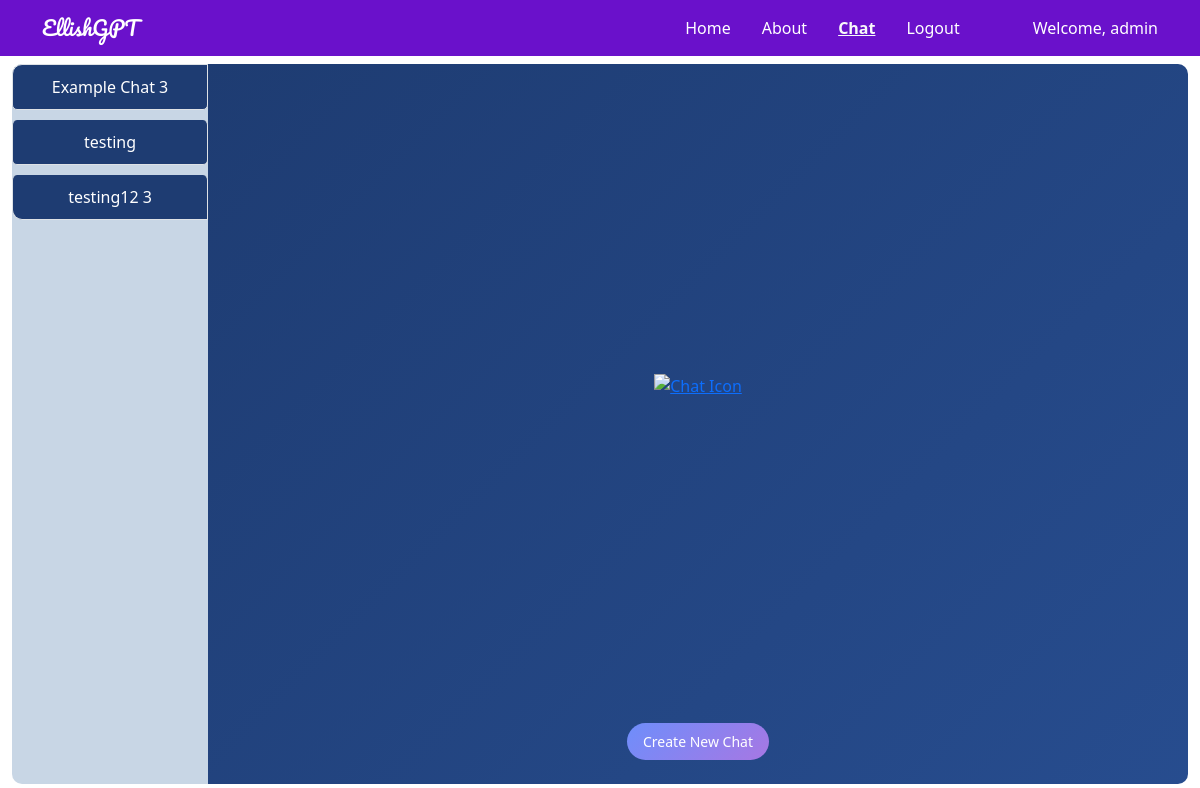
The page /chat (signed in) on the database its author committed.
### tables this page shows
CREATE TABLE users (
        userid INTEGER PRIMARY KEY,
        username TEXT NOT NULL UNIQUE,
        password TEXT NOT NULL
    );

CREATE TABLE chats (
        chat_id INTEGER PRIMARY KEY,
        user_id INTEGER,
        model_id INTEGER,
        title TEXT,
        chat TEXT,
        time DATETIME,
        model_name TEXT,
        FOREIGN KEY(user_id) REFERENCES users(userid),
        FOREIGN KEY(model_id) REFERENCES models(modelid)
    );

### genaiserver_wl_folder/flask_app.py (the view, shortened to what this page needs)
@app.route("/chat", methods=['GET', 'POST'])
@login_required
def chat():
    g.db = connect_db()
    username = session['username']
    cur = g.db.execute('SELECT userid FROM users WHERE username = ?', (username,))
    result = cur.fetchone()
    if result is None:
        flash("User not found.")
        return redirect(url_for('index'))
    user_id = result[0]
    cur = g.db.execute('SELECT modelid, modelname FROM models')
    models = [{'modelid': row[0], 'modelname': row[1]} for row in cur.fetchall()]
    cur2 = g.db.execute('SELECT * FROM chats WHERE user_id = ? ORDER BY time;', (user_id,))
    chats = [dict(time=row[5], chat=row[4], title=row[3], chat_id=row[0], model_name=row[6]) for row in cur2.fetchall()]
    g.db.close()
    return render_template("chat.html", app_data=app_data, chats=chats, models=models)

### genaiserver_wl_folder/flask_app.py (called while the page is built)
def connect_db():
    return sqlite3.connect('serverdatabase.db')

def login_required(f):
    @wraps(f)
    def wrap(*args, **kwargs):
        if 'logged_in' in session:
            return f(*args, **kwargs)
        else:
            flash('You need to login first.')
            return redirect(url_for('login'))
    return wrap

### templates/chat.html (shortened to what this page needs)
{% extends 'layout.html' %} {% block body %}
<div class="container-fluid">
    <div class="row" style="height: 90vh; overflow: hidden">
        <div class="col-md-2 d-flex align-items-stretch p-0">
            <div
                class="list-group sidebar d-flex flex-column justify-content-start w-100"
                style="height: 100%; border-radius: 10px 0 0 10px"
            >
                {% if chats %} {% for chat in chats %}
                <a
                    href="{{ url_for('open_chat', chat_id=chat.chat_id) }}"
                    class="list-group-item list-group-item-action sidebar-item"
                >
                    {{ chat.title }}
                </a>
                {% endfor %} {% else %}
                <p class="list-group-item">
                    No chats available. Start a new conversation!
                </p>
                {% endif %}
            </div>
        </div>
        <div
            class="col-md-10 d-flex flex-column justify-content-center align-items-center p-0"
            style="
                height: 100%;
                background: linear-gradient(
                    135deg,
                    #1e3c72,
                    #2a5298,
                    #72a0c1,
                    #a6dcef
                );
                background-size: 400% 400%;
                animation: gradient 15s ease infinite;
                border-radius: 0 10px 10px 0;
            "
        >
            <div
                class="d-flex flex-column justify-content-center align-items-center"
                style="flex-grow: 1; padding: 50px"
            >
                {% if chats %}
                <a href="{{ url_for('open_chat', chat_id=chats[0].chat_id) }}">
                    <img
                        src="https://i.ibb.co/bFyrMHf/416bc6e8-929e-46fe-84a5-4d2a881081c5-removebg-preview-removebg-preview.png"
                        alt="Chat Icon"
                        border="0"
                        class="img-fluid responsive-img"
                    />
                </a>
                {% endif %}
            </div>
            <div class="mb-4 d-flex justify-content-center w-100">
                <button
                    class="btn btn-md btn-gradient mt-3 responsive-btn"
                    onclick="promptNewChat()"
                >
                    Create New Chat
                </button>
            </div>
        </div>
    </div>
</div>
{% endblock %}

### templates/includes/_navbar.html (shortened to what this page needs)
<nav
    class="navbar navbar-expand-lg navbar-light fixed-top"
    style="background-color: #6a11cb"
>
    <div class="container">
        <a
            class="navbar-brand"
            href="/"
            style="color: white; font-family: &quot;Pacifico&quot;, cursive"
            >{{ app_data['project_name'] }}</a
        >
        <div class="collapse navbar-collapse" id="navbarResponsive">
            <ul class="navbar-nav ml-auto" style="margin-left: auto">
                <li
                    class="nav-item {% if request.path == '/' %}active{% endif %}"
                >
                    <a class="nav-link" href="/" style="color: white">Home</a>
                </li>
                <li
                    class="nav-item {% if request.path == '/about' %}active{% endif %}"
                >
                    <a class="nav-link" href="/about" style="color: white"
                        >About</a
                    >
                </li>
                <li
                    class="nav-item {% if request.path == '/chat' %}active{% endif %}"
                >
                    <a class="nav-link" href="/chat" style="color: white"
                        >Chat</a
                    >
                </li>
                {% if "logged_in" not in session %}
                <li
                    class="nav-item {% if request.path == '/login' %}active{% endif %}"
                >
                    <a class="nav-link" href="/login" style="color: white"
                        >Login</a
                    >
                </li>
                <li
                    class="nav-item {% if request.path == '/register' %}active{% endif %}"
                >
                    <a class="nav-link" href="/register" style="color: white"
                        >Register</a
                    >
                </li>
                {% else %}
                <li
                    class="nav-item {% if request.path == '/logout' %}active{% endif %}"
                >
                    <a class="nav-link" href="/logout" style="color: white"
                        >Logout</a
                    >
                </li>
                {% endif %}
            </ul>
            {% if "logged_in" in session %}
            <span class="navbar-text" style="margin-left: 50px; color: white"
                >Welcome, {{ session['username'] }}</span
            >
            {% endif %}
        </div>
    </div>
</nav>

### templates/layout.html (style rules this page uses)
.navbar-nav .nav-item .nav-link { transition: color 0.3s ease, text-decoration 0.3s ease; }
.navbar-nav .nav-item.active .nav-link { font-weight: bold; color: #f8f9fa !important; text-decoration: underline !important; }
.navbar-nav .nav-item .nav-link { margin-right: 15px; }

### templates/chat.html (style rules this page uses)
body { opacity: 1; transition: opacity 0.5s ease-in-out; }
.sidebar { background-color: #c8d6e5; height: 100%; flex-grow: 1; }
.sidebar-item { background-color: #1e3c72; color: white; margin-bottom: 10px; border-radius: 5px; padding: 10px; text-align: center; transition: background-color 0.3s, color 0.3s; }
.btn-gradient { background: linear-gradient(135deg, #6e8efb, #a777e3); color: white; border: none; border-radius: 25px; padding: 10px 20px; font-size: 16px; transition: background 0.3s, transform 0.3s; }
.responsive-img { max-width: 175px; width: 100%; height: auto; }
.responsive-btn { padding: 8px 16px; font-size: 14px; }

### rows shown on the page
users: username "admin"
chats: title "Example Chat 3"
chats: title "testing"
chats: title "testing12 3"

### other values the page prints
{{ app_data['project_name'] }} "EllishGPT"
